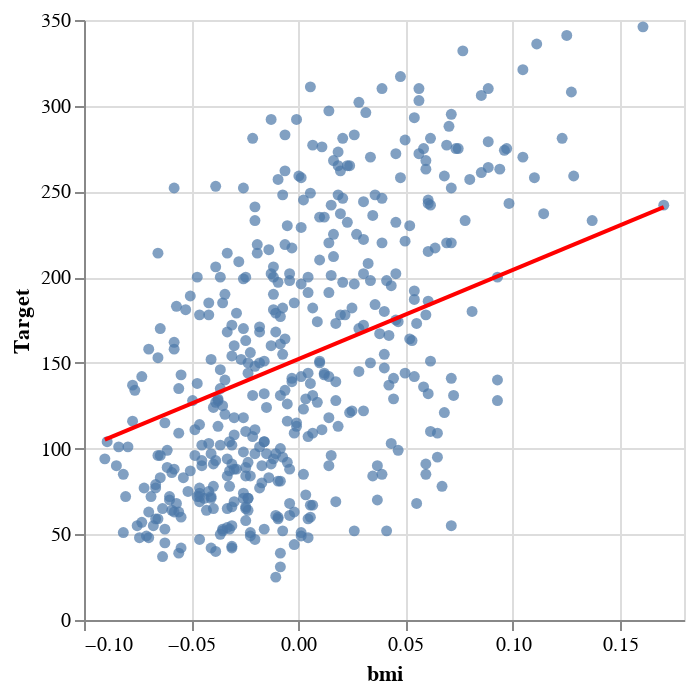

Notebook code cell kept with this figure:
### Code cell
get_regression_line(df)

### Figure 1 — Vega-Lite specification as saved in the notebook (floating-point values rounded to 4 significant figures; data arrays with more than 128 entries replaced by an {"elided": "..."} marker saying what was removed)
{"config": {"view": {"continuousWidth": 300, "continuousHeight": 300}}, "layer": [{"data": {"name": "data-dbb14fa339e0c1c380c8448af5863839"}, "mark": {"type": "circle"}, "encoding": {"tooltip": [{"field": "bmi", "type": "quantitative"}, {"field": "Target", "type": "quantitative"}], "x": {"field": "bmi", "type": "quantitative"}, "y": {"field": "Target", "type": "quantitative"}}}, {"data": {"name": "data-0894cdbfffb0d3580189630c9a74a425"}, "mark": {"type": "line", "color": "red"}, "encoding": {"x": {"field": "bmi", "type": "quantitative"}, "y": {"field": "Target", "type": "quantitative"}}}], "$schema": "https://vega.github.io/schema/vega-lite/v5.15.1.json", "datasets": {"data-dbb14fa339e0c1c380c8448af5863839": {"elided": "442 records"}, "data-0894cdbfffb0d3580189630c9a74a425": [{"bmi": -0.09028, "Target": 105.2}, {"bmi": 0.1706, "Target": 240.8}]}}
